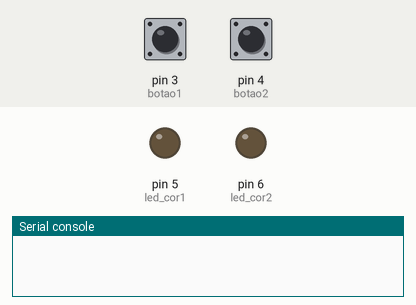
Recording of a program running on a simulated MicroPython board. Shown: output pins drawn as LEDs (lit = HIGH), the last lines printed to the serial console. Inputs (shaded band) come from the test bench; at power-on: pin 4 (botao2) LOW, pin 3 (botao1) LOW.

Above: at 1.2 s.
1.3 s: pin 4 (botao2) pulled HIGH for 0.15 s
At 1.9 s:
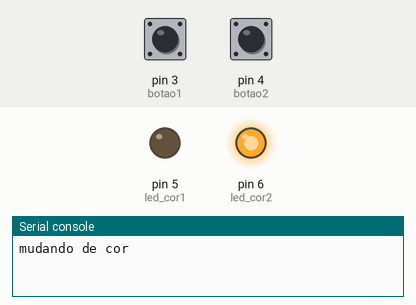
2.9 s: pin 3 (botao1) pulled HIGH for 0.15 s
At 4.1 s:
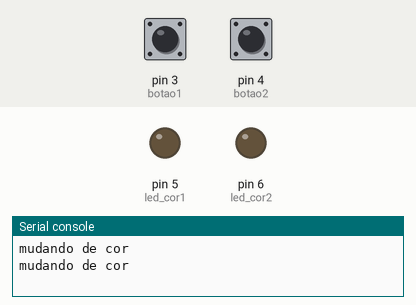
4.5 s: pin 4 (botao2) pulled HIGH for 1 s
At 5.5 s:
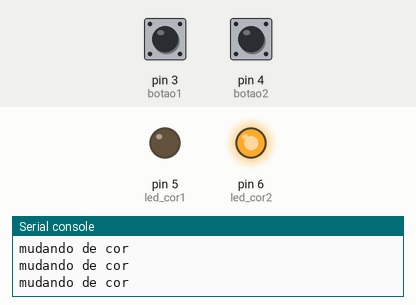
Timing chart, 0 to 7.5 s (numbered marks = the images above; inputs shaded):
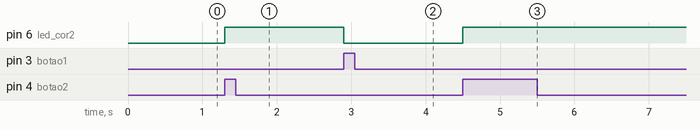

The program:

wokwi_DESAFIO.py
```python
from machine import Pin
from utime import sleep, ticks_ms


botao1 = Pin(3, Pin.IN, Pin.PULL_DOWN)
botao2 = Pin(4, Pin.IN, Pin.PULL_DOWN)
led_cor1 = Pin (5,Pin.OUT)
led_cor2 = Pin(6,Pin.OUT)
estado_led = 0


led_cor1.value(estado_led)

led_cor2.value(estado_led)
(estado_led)


clique1 = 0
clique2 = 0
intervalo = 200


while True:
    tempo_atual = ticks_ms()
    interruptor_acionado = (0)


    if botao1.value() == 1 and (tempo_atual - clique1) > intervalo:
        clique1 = tempo_atual
        interruptor_acionado = (1)
        led_cor2.value(0)


    if botao2.value() == 1 and (tempo_atual - clique2) > intervalo:
        clique2 = tempo_atual
        interruptor_acionado = (1)
        led_cor2.value(1)


    if interruptor_acionado:


        if estado_led:
            print("mudando de cor")
        else:
            print("mudando de cor")

    sleep(0.001)
```

Measured:
- after the input at 1.3 s, pin 6 (led_cor2): LOW → HIGH at once
- after the input at 2.9 s, pin 6 (led_cor2): HIGH → LOW at once
- after the input at 4.5 s, pin 6 (led_cor2): LOW → HIGH at once
